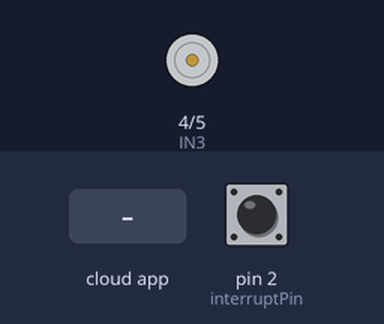
Bench run of a sketch on a simulated Arduino Uno, built with avr-gcc and run on an emulated ATmega328P. Shown: motor-driver pin pairs drawn as motors (green arrow = first pin HIGH = forward, orange = second pin HIGH = backward, longer = more drive, scaled by the enable pin). Inputs (shaded band) come from the test bench; at power-on: pin 2 (interruptPin) LOW. The ROS host is connected and sends only what is stated.

Above: at 1.2 s.
1.3 s: the phone or cloud app sets control_signal to 45
At 2.5 s:
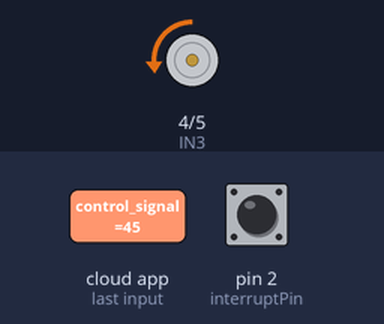
2.8 s: the phone or cloud app sets control_signal to 90
At 3.6 s:
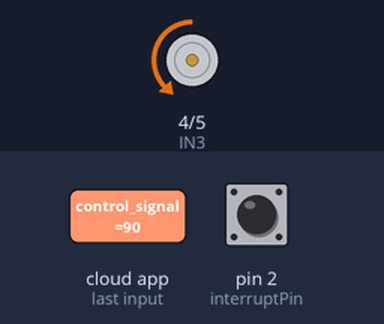
4.3 s: the phone or cloud app sets control_signal to 180
At 4.8 s:
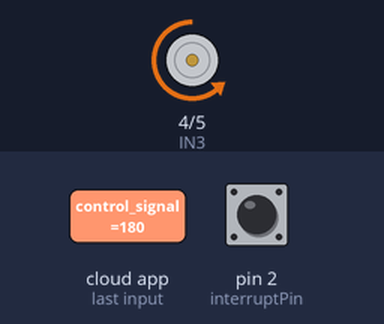
Timing chart, 0 to 7.3 s (numbered marks = the images above; inputs shaded):
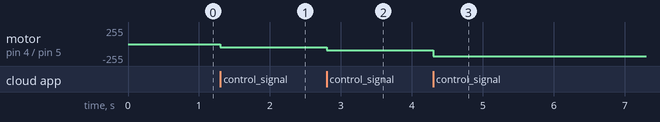

The sketch:

low_level_comm_node.ino
```cpp
/*
 * rosserial Publisher Example
 * Prints "hello world!"
 */

#include <ros.h>
#include <std_msgs/Float32.h>
#include <std_msgs/Int16.h>
#include <TimerOne.h>


void messageCb( const std_msgs::Int16& toggle_msg);

ros::NodeHandle  nh;

std_msgs::Float32 str_msg;
ros::Publisher chatter("encoder_signal", &str_msg);
ros::Subscriber<std_msgs::Int16> sub("control_signal", &messageCb );

int IN3 = 4;    // Input3 conectada al pin 5
int IN4 = 5;    // Input4 conectada al pin 4
int ENB = 3;    // ENB conectada al pin 3 de Arduino


//Periodo de muestreo
float periodo_muestreo = 3000;


// Pin 2 para señal de encoder
const int interruptPin = 2;
const int B = 6;

// Contador: cuenta las interrupciones debido a un flanco de subida en el encoder
long signed int counter = 0;

// Variable para registrar la posicion del motor.
float posicion = 0;

// Tiempo transcurrido
float tiempo=0.0;

//Relación de engranes motor
float relacion_engranes = 46.8;

//Pulsos por revolución encoder
float pulsos_r = 11.0;

//Resolución
float resolucion = relacion_engranes*pulsos_r;


int  u;

void setup()
{
  nh.initNode();
  nh.subscribe(sub);
  nh.advertise(chatter);

  pinMode (ENB, OUTPUT);
  pinMode (IN3, OUTPUT);
  pinMode (IN4, OUTPUT);
  pinMode (B, INPUT);

  // El Pin interruptPin es entrada, se conecta a la señal del encoder Canal A (tren de pulsos).
  pinMode(interruptPin, INPUT);
  // Interrupción Encoder: cada vez que haya un flanco de subida en el interruptPin se ejecutará la
  // función counting que es una Interrupt Service Routine (ISR).

  attachInterrupt(digitalPinToInterrupt(interruptPin), ISR_counting, RISING);

  // Timer1: Se dispara cada 20000 microsegundos=0.02 Segundos.
  Timer1.initialize(periodo_muestreo);
  // Activa la interrupción: Ejecuta la función Posicion
  Timer1.attachInterrupt(ISR_Posicion);


}

void loop()
{

  nh.spinOnce();
}

void ISR_counting() {
  //Contador
  if (digitalRead(B) == LOW)
    counter++;
  else
    counter--;
}

void ISR_Posicion(){

  // Velocidad en Revoluciones por minuto: esta parte "(counter/CuentasPorRevolucion)/Ts"
  // da las revoluciones por segundo a las que gira el encoder,
  // se multiplica por 60 segundos para obtener esta velocidad en RPM
  if (posicion>360){
    counter=0;
  }
  if (posicion<-360){
    counter=0;
  }
  posicion = (counter*180)/resolucion;


  str_msg.data = posicion;
  chatter.publish( &str_msg );


}

void sentidoGiro(const std_msgs::Int16& toggle_msg){

  u=toggle_msg.data;
  //Posiciona el ángulo con tolerancia +- 2
   if(u > 0){
      digitalWrite(IN3,LOW);
      digitalWrite(IN4,HIGH);
      if(u>255) u=255;
      analogWrite(ENB,u);
    }
    else if (u < 0){
      digitalWrite(IN3,HIGH);
      digitalWrite(IN4,LOW);
      if(u<-255)u=-255;
      analogWrite(ENB,(int)(-u));
    }
}


void messageCb( const std_msgs::Int16& toggle_msg){
    sentidoGiro(toggle_msg);
}
```

Measured:
- after the input at 1.3 s, motor on pin 4 (IN3) / pin 5 (IN4): stopped → backward 45/255 at once
- after the input at 2.8 s, motor on pin 4 (IN3) / pin 5 (IN4): backward 45/255 → backward 90/255 at once
- after the input at 4.3 s, motor on pin 4 (IN3) / pin 5 (IN4): backward 90/255 → backward 180/255 at once
